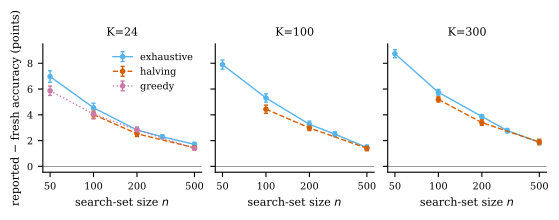

Source code (Python):
"""Fig B-T1 (Q1b): does the search procedure change the optimism on the real MMLU-Pro matrix?
Reported - fresh accuracy (points) vs n; left K=24 (exhaustive, successive halving, greedy), right K in {100, 300} (exhaustive vs halving).
Bars: mean ± 1.96 x delete-a-block SE (10 blocks). Reads results/runs_t1.parquet. Writes figures/fig_b_t1.pdf"""
import numpy as np, pandas as pd, matplotlib.pyplot as plt
import style, common

style.apply()
runs = pd.read_parquet(common.path("runs_t1.parquet"))
runs = runs[~runs.cell_id.str.contains("|m3", regex=False)]
g = common.block_gap_table(runs, ["procedure", "K", "n"])
PC = {"exhaustive": style.OKABE_ITO[5], "halving": style.OKABE_ITO[1], "greedy": style.OKABE_ITO[3]}
LS = {"exhaustive": "-", "halving": "--", "greedy": ":"}
fig, axs = plt.subplots(1, 3, figsize=(style.TEXT_WIDTH_IN, 1.9), sharey=True)
for ax, K in zip(axs, [24, 100, 300]):
    for p in ["exhaustive", "halving", "greedy"]:
        d = g[(g.procedure == p) & (g.K == K)].sort_values("n")
        if d.empty:
            continue
        ax.errorbar(d.n, d["mean"], yerr=1.96 * d.se, color=PC[p], ls=LS[p], marker="o", ms=3, lw=1, capsize=1.5, label=p)
    ax.axhline(0, color="0.5", lw=0.6)
    ax.set_xscale("log"); ax.set_xticks([50, 100, 200, 500]); ax.set_xticklabels([50, 100, 200, 500]); ax.minorticks_off()
    ax.set_title(f"K={K}", fontsize=8); ax.set_xlabel("search-set size $n$")
axs[0].set_ylabel("reported − fresh accuracy (points)")
axs[0].legend(frameon=False, loc="upper right")
fig.tight_layout(pad=0.4)
fig.savefig(f"{common.OUT}/fig_b_t1.pdf")
print(g[g.K.isin([24, 100, 300]) & g.n.isin([100, 500])].round(2).to_string())
